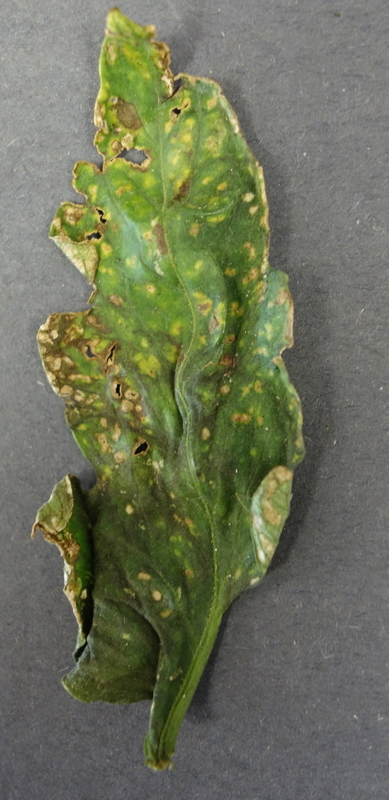
#> input picture data/train/Bacterial_spot/BS_(132).jpg, 389 x 800 px; its folder holds only this picture in this run
$ python -i main.py   (imports and definitions only)
#> lines starting #> are read from the running program, lines starting #| are printed output that depends on the picture
#> further down, picture is the input picture: PIL image 389x800 RGB; mean R, G, B 109.6, 114.4, 89.2
import gradio as gr
import numpy as np
from PIL import Image
from skimage.feature import hog
from skimage import color
import joblib
import os
from sklearn.decomposition import PCA

# Tải các mô hình đã huấn luyện
# [7 lines not run here, left out]

def preprocess_image(image):
    # Đảm bảo ảnh có 3 kênh màu (RGB)
    image = image.convert('RGB')

    # Resize ảnh về kích thước 112x112
    image = image.resize((112, 112))
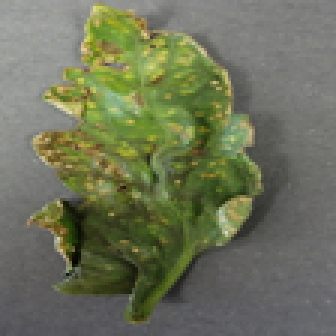
#> image: PIL image 112x112 RGB (shown 3 times larger); mean R, G, B 109.6, 114.4, 89.2

    # Chuyển ảnh sang ảnh xám để trích xuất đặc trưng HOG
    image_gray = color.rgb2gray(image)
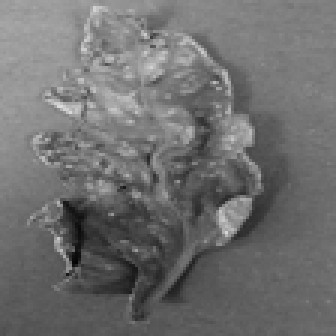
#> image_gray: shape (112, 112) float64 (shown 3 times larger); min 0.0146, max 0.863, mean 0.438

    # Trích xuất đặc trưng HOG: tạo vector đặc trưng 1D
    features = hog(image_gray, pixels_per_cell=(16, 16), cells_per_block=(1, 1), visualize=False).reshape(1, -1)

    # Tải scaler để chuẩn hóa đặc trưng
    scaler = joblib.load("models/scaler.pkl")
#> (reads models/scaler.pkl from the repository)
    features_scaled = scaler.transform(features)

    # Tải mô hình PCA và giảm chiều đặc trưng
    pca = joblib.load("models/pca.pkl")
#> (reads models/pca.pkl from the repository)
    features_pca = pca.transform(features_scaled)

    return features_pca


# Hàm dự đoán
def predict(image, model_name):
    # Tiền xử lý ảnh
    features = preprocess_image(image)

    # Lấy mô hình được chọn
    model = models[model_name]

    # Dự đoán
    prediction = model.predict(features)[0]
    disease = ""
    i = 0
    for label in os.listdir("data/train"):
        if i == prediction:
            disease = label
            break
        i += 1

    # Tính xác suất (nếu mô hình hỗ trợ)
    try:
        probabilities = model.predict_proba(features)[0]
        confidence = max(probabilities) * 100  # Lấy xác suất cao nhất
        return f"Bệnh dự đoán: {disease} ({confidence:.2f}% tin cậy)"
    except AttributeError:
        # Nếu mô hình không hỗ trợ predict_proba (như SVM mặc định)
        return f"Bệnh dự đoán: {disease} (Không có xác suất)"

# Tạo giao diện Gradio
# [14 lines that did not run here, left out]

# Chạy giao diện
# [1 line not run here, left out]

>>> from PIL import Image
>>> picture = Image.open('data/train/Bacterial_spot/BS_(132).jpg')
>>> result = preprocess_image(picture)
